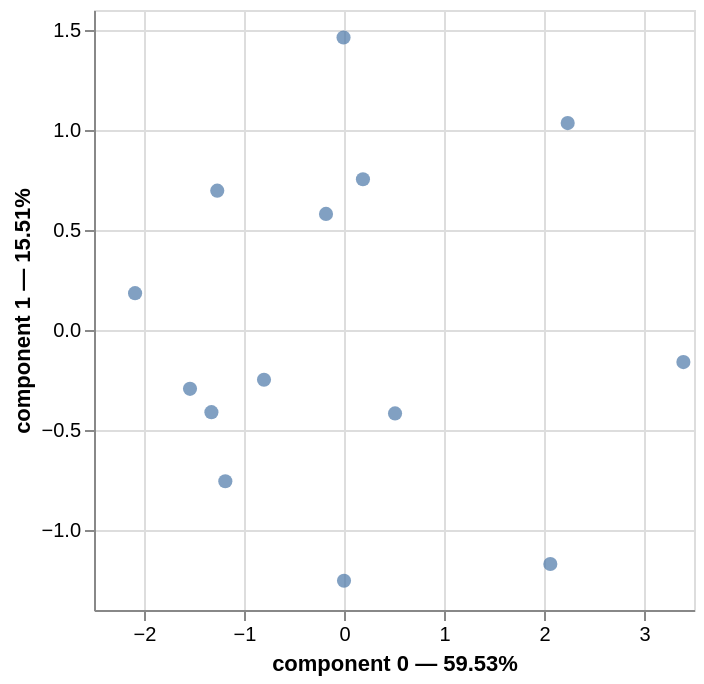

Here is the notebook cell this chart was saved with:
### Markdown cell above
## Visualization

### Code cell
mfa.plot(
    dataset,
    x_component=0,
    y_component=1
)

### Figure 1 — Vega-Lite specification as saved in the notebook (floating-point values rounded to 4 significant figures)
{"config": {"view": {"continuousWidth": 300, "continuousHeight": 300}}, "layer": [{"mark": {"type": "point", "filled": true, "size": 50}, "encoding": {"tooltip": [{"field": "Team", "type": "nominal"}, {"field": "group", "type": "nominal"}, {"field": "component 0", "type": "quantitative"}, {"field": "component 1", "type": "quantitative"}], "x": {"axis": {"title": "component 0 — 59.53%"}, "field": "component 0", "scale": {"zero": false}, "type": "quantitative"}, "y": {"axis": {"title": "component 1 — 15.51%"}, "field": "component 1", "scale": {"zero": false}, "type": "quantitative"}}, "name": "view_fc4cd7cd6be3758a_0"}], "data": {"name": "data-d45f12568d7ecff2a0e792ffc4b15ce4"}, "params": [{"name": "param_1e9efca18e7a2868", "select": {"type": "interval", "encodings": ["x", "y"]}, "bind": "scales", "views": ["view_fc4cd7cd6be3758a_0"]}], "$schema": "https://vega.github.io/schema/vega-lite/v6.1.0.json", "datasets": {"data-d45f12568d7ecff2a0e792ffc4b15ce4": [{"Team": "Arsenal", "component 0": 2.237, "component 1": 1.035, "component 2": 0.6977, "group": "Global"}, {"Team": "Aston Villa", "component 0": -0.18, "component 1": 0.5803, "component 2": 0.464, "group": "Global"}, {"Team": "Brentford", "component 0": -1.267, "component 1": 0.6968, "component 2": -0.4906, "group": "Global"}, {"Team": "Brighton & Hove Albion", "component 0": -0.8001, "component 1": -0.2489, "component 2": -0.9046, "group": "Global"}, {"Team": "Chelsea", "component 0": 0.0001082, "component 1": -1.254, "component 2": -0.3654, "group": "Global"}, {"Team": "Crystal Palace", "component 0": -1.326, "component 1": -0.4109, "component 2": -0.8093, "group": "Global"}, {"Team": "Everton", "component 0": -2.089, "component 1": 0.1843, "component 2": 0.5523, "group": "Global"}, {"Team": "Liverpool", "component 0": 2.063, "component 1": -1.17, "component 2": -0.4195, "group": "Global"}, {"Team": "Manchester City", "component 0": 3.394, "component 1": -0.1606, "component 2": -0.1512, "group": "Global"}, {"Team": "Manchester United", "component 0": 0.1894, "component 1": 0.7536, "component 2": -0.007898, "group": "Global"}, {"Team": "Newcastle United", "component 0": -0.004656, "component 1": 1.462, "component 2": -0.8724, "group": "Global"}, {"Team": "Tottenham Hotspur", "component 0": 0.5106, "component 1": -0.417, "component 2": 0.9921, "group": "Global"}, {"Team": "West Ham United", "component 0": -1.187, "component 1": -0.7564, "component 2": 0.4323, "group": "Global"}, {"Team": "Wolverhampton Wanderers", "component 0": -1.54, "component 1": -0.2942, "component 2": 0.8826, "group": "Global"}]}}
